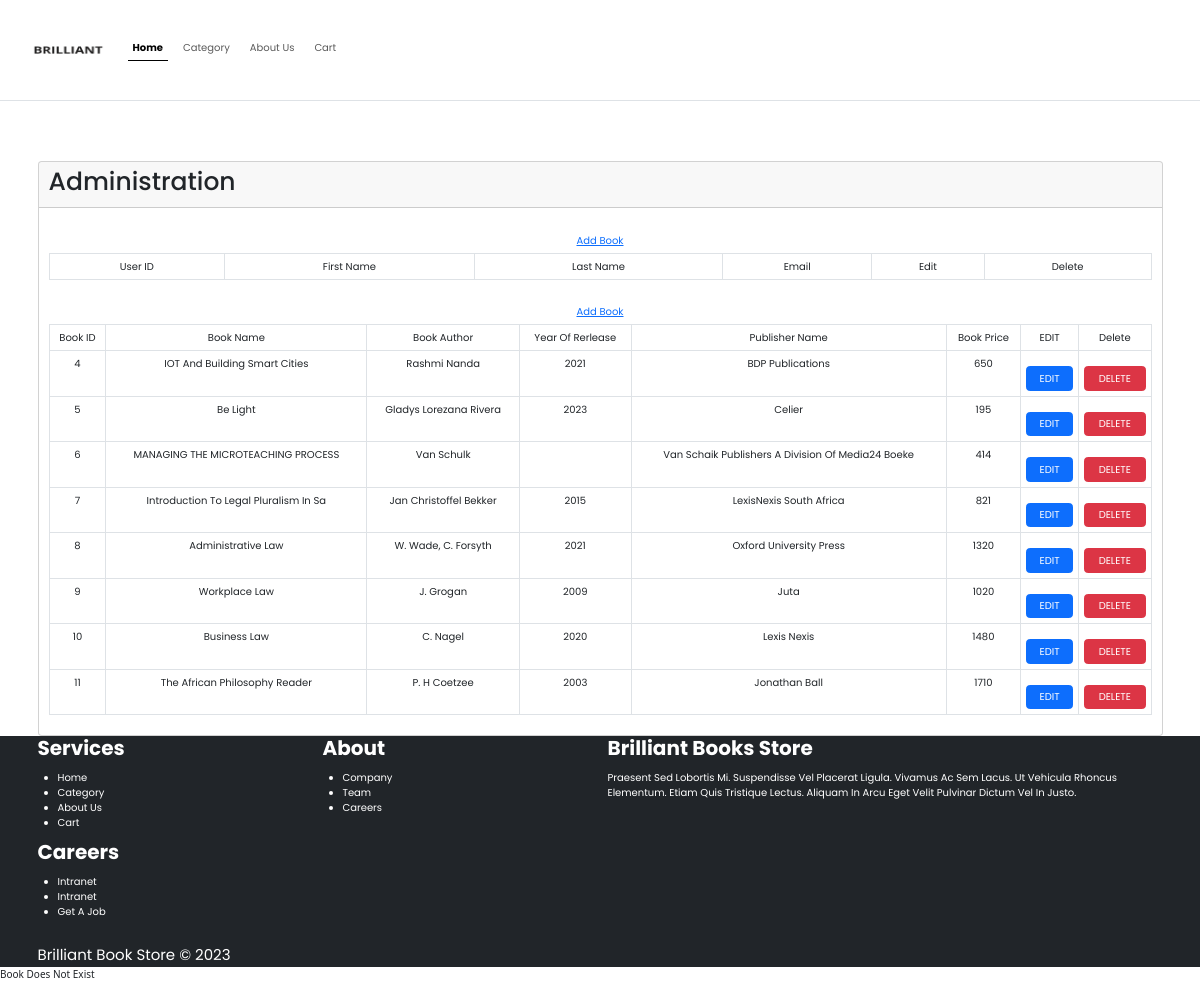
The app's page /pages/adminDashboard.php with its own data.
### tables this page shows
CREATE TABLE `tblbooks` (
  `book_id` int(11) NOT NULL,
  `book_name` varchar(60) NOT NULL,
  `type` varchar(45) NOT NULL,
  `book_author` varchar(40) NOT NULL,
  `book_description` text NOT NULL,
  `book_year_of_release` varchar(4) NOT NULL,
  `publisher_name` varchar(50) NOT NULL,
  `book_price` decimal(25,0) NOT NULL,
  `image` varchar(255) NOT NULL,
  `featured` tinyint(4) NOT NULL
);

### pages/adminDashboard.php (the view, shortened to what this page needs)
<?php
require_once('./Conndb.php');
$sql1 = "SELECT * FROM tblbooks";
$results = mysqli_query($conn, $sql1);
?>
<!DOCTYPE html>
<html lang="en">
<head>
  <link rel="stylesheet" href="./styles//styles.css">
  <link rel="stylesheet" href="./products.css">
  <link rel="stylesheet" href="https://cdn.jsdelivr.net/npm/bootstrap@5.3.0-alpha3/dist/css/bootstrap.min.css">
  <link rel="stylesheet" href="https://cdnjs.cloudflare.com/ajax/libs/font-awesome/6.2.0/css/all.min.css">
</head>
<body>
  <nav class="navbar navbar-expand-lg bg-white border-bottom">
    <div class="container-fluid">
      <img class="d-inline-block align-text-top" src="./images//images//logo//BRILLIANT.png" width="120" height="90">
      <div class="collapse navbar-collapse" id="navbarText">
        <ul class="navbar-nav nav-underline me-auto mb-2 mb-lg-0r justify-content-center">
          <li class="nav-item d-flex justify-content-center">
            <a class="nav-link active" aria-current="page" href="#">Home</a>
          </li>
          <li class="nav-item d-flex justify-content-center">
            <a class="nav-link" href="#">Category</a>
          </li>
          <li class="nav-item d-flex align">
            <a class="nav-link" href="./pages//about//aboutUs.php">About us</a>
          </li>
          <li class="nav-item">
            <a class="nav-link" href="#">Cart</a>
          </li>
        </ul>
      </div>
    </div>
  </nav>
  <div class="container">
    <div class="row mt-5">
      <div class="col">
        <div class="card mt-5">
          <div class="card-header">
            <h1>Administration</h1>
          </div>
          <div class="card-body">
            <button class="btn btn-green" name="addUser" id="addUser"><a href="./createBook.php">Add book</a></button>
            <table class="table table-bordered text-center">
              <tr class="bg-dark text-white">
                <td>User ID</td>
                <td>First Name</td>
                <td>Last Name</td>
                <td>Email</td>
                <td>Edit</td>
                <td>Delete</td>
              </tr>
            </table>
            <button class="btn btn-green" name="addNewBook" id="addNewBook"><a href="./createBook.php">Add book</a></button>
            <table class="table table-bordered text-center">
              <tr class="bg-dark text-white">
                <td>Book ID</td>
                <td>Book Name</td>
                <td>Book Author</td>
                <td>Year of rerlease</td>
                <td>Publisher Name</td>
                <td>Book Price</td>
                <td>EDIT</td>
                <td>Delete</td>
              </tr>
              <tr>
                <?php
                while ($row = mysqli_fetch_assoc($results)) {
                ?>
                  <td><?= $row['book_id'] ?></td>
                  <td><?= $row['book_name'] ?></td>
                  <td><?= $row['book_author'] ?></td>
                  <td><?= $row['book_year_of_release'] ?></td>
                  <td><?= $row['publisher_name'] ?></td>
                  <td><?= $row['book_price'] ?></td>
                  <td><a href="./edit.php" class="btn btn-primary">EDIT</a></td>
                  <td><a href="./delete.php" class="btn btn-danger">DELETE</a></td>
              </tr>
            <?php } ?>
            </table>
          </div>
        </div>
      </div>
    </div>
  </div>
  <div class="footer-dark bg-dark text-white">
    <footer>
      <div class="container">
        <div class="row">
          <div class="col-sm-6 col-md-3 item">
            <h3 class="mt-0 mb-3 fw-bold fs-2">Services</h3>
            <ul class="">
              <li><a href="./index.php" class="link-underline link-underline-opacity-0 text-white">Home</a></li>
              <li><a href="./pages//category.php" class="link-underline link-underline-opacity-0 text-white">Category</a></li>
              <li><a href="./pages//about//aboutUs.php" class="link-underline link-underline-opacity-0 text-white">About us</a></li>
              <li><a href="./pages//cart.php" class="link-underline link-underline-opacity-0 text-white">Cart</a></li>
            </ul>
          </div>
          <div class="col-sm-6 col-md-3 item">
            <h3 class="mt-0 mb-3 fw-bold fs-2">About</h3>
            <ul>
              <li><a href=" #" class="link-underline link-underline-opacity-0 text-white">Company</a></li>
              <li><a href="#" class="link-underline link-underline-opacity-0 text-white">Team</a></li>
              <li><a href="#" class="link-underline link-underline-opacity-0 text-white">Careers</a></li>
            </ul>
          </div>
          <div class="col-md-6 item text">
            <h3 class="mt-0 mb-3 fw-bold fs-2">Brilliant Books store</h3>
            <p>Praesent sed lobortis mi. Suspendisse vel placerat ligula. Vivamus ac sem lacus. Ut vehicula rhoncus elementum. Etiam quis tristique lectus. Aliquam in arcu eget velit pulvinar dictum vel in justo.</p>
          </div>
          <div class="col-md-6 item text">
            <h3 class="mt-0 mb-3 fw-bold fs-2">Careers</h3>
            <ul class="">
              <li><a href="./authentication//administratorLogin.php" class="link-underline link-underline-opacity-0 text-white">Intranet</a></li>
              <li><a href="./adminDashboard.php" class="link-underline link-underline-opacity-0 text-white">Intranet</a></li>
              <li><a href="./careers//careers.php" class="link-underline link-underline-opacity-0 text-white">Get a job</a></li>
            </ul>
          </div>
          <div class=" col item social">
          </div>
        </div>
        <p class="copyright text-align-center pt-4 fs-4 mb-0">Brilliant Book Store © 2023</p>
      </div>
    </footer>
  </div>
  <?php
  if (isset($_GET['submit'])) {
    include("./Conndb.php");
    $bookName = $_GET['submit'];
    $sql = "DELETE FROM tblbooks WHERE book_name='$bookName'";
    if (mysqli_query($conn, $sql)) {
      session_start();
      $_SESSION["delete"] = "Book Deleted Successfully!";
    } else {
      die("Something went wrong");
    }
  } else {
    echo "Book does not exist";
  }
  ?>
</body>
</html>

### styles/styles.css (style rules this page uses)
* { padding: 0; margin: 0; box-sizing: border-box; }

### pages/products.css (style rules this page uses)
:root { --blue: #2980b9; --red: tomato; --orange: orange; --black: #333; --white: #fff; --bg-color: #eee; --dark-bg: rgba(0, 0, 0, .7); --box-shadow: 0 .5rem 1rem rgba(0, 0, 0, .1); --border: .1rem solid #999; }
* { font-family: 'Poppins', sans-serif; margin: 0; padding: 0; box-sizing: border-box; outline: none; border: none; text-decoration: none; text-transform: capitalize; }
html { font-size: 62.5%; overflow-x: hidden; }
.container { max-width: 1200px; margin: 0 auto; }
.btn, .option-btn, .delete-btn { display: block; width: 100%; text-align: center; background-color: var(--blue); color: var(--white); font-size: 1.7rem; padding: 1.2rem 3rem; border-radius: .5rem; cursor: pointer; margin-top: 1rem; }

### records on screen
tblbooks: book_id "4", book_name "IOT And Building Smart Cities", book_author "Rashmi Nanda", book_year_of_release "2021", publisher_name "BDP Publications", book_price "650"
tblbooks: book_id "5", book_name "Be Light", book_author "Gladys Lorezana Rivera", book_year_of_release "2023", publisher_name "Celier", book_price "195"
tblbooks: book_id "6", book_name "MANAGING THE MICROTEACHING PROCESS", book_author "Van Schulk", publisher_name "Van Schaik Publishers A Division Of Media24 Boeke", book_price "414"
tblbooks: book_id "7", book_name "Introduction To Legal Pluralism In Sa", book_author "Jan Christoffel Bekker", book_year_of_release "2015", publisher_name "LexisNexis South Africa", book_price "821"
tblbooks: book_id "8", book_name "Administrative Law", book_author "W. Wade, C. Forsyth", book_year_of_release "2021", publisher_name "Oxford University Press", book_price "1320"
tblbooks: book_id "9", book_name "Workplace Law", book_author "J. Grogan", book_year_of_release "2009", publisher_name "Juta", book_price "1020"
tblbooks: book_id "10", book_name "Business Law", book_author "C. Nagel", book_year_of_release "2020", publisher_name "Lexis Nexis", book_price "1480"
tblbooks: book_id "11", book_name "The African Philosophy Reader", book_author "P. H Coetzee", book_year_of_release "2003", publisher_name "Jonathan Ball", book_price "1710"
